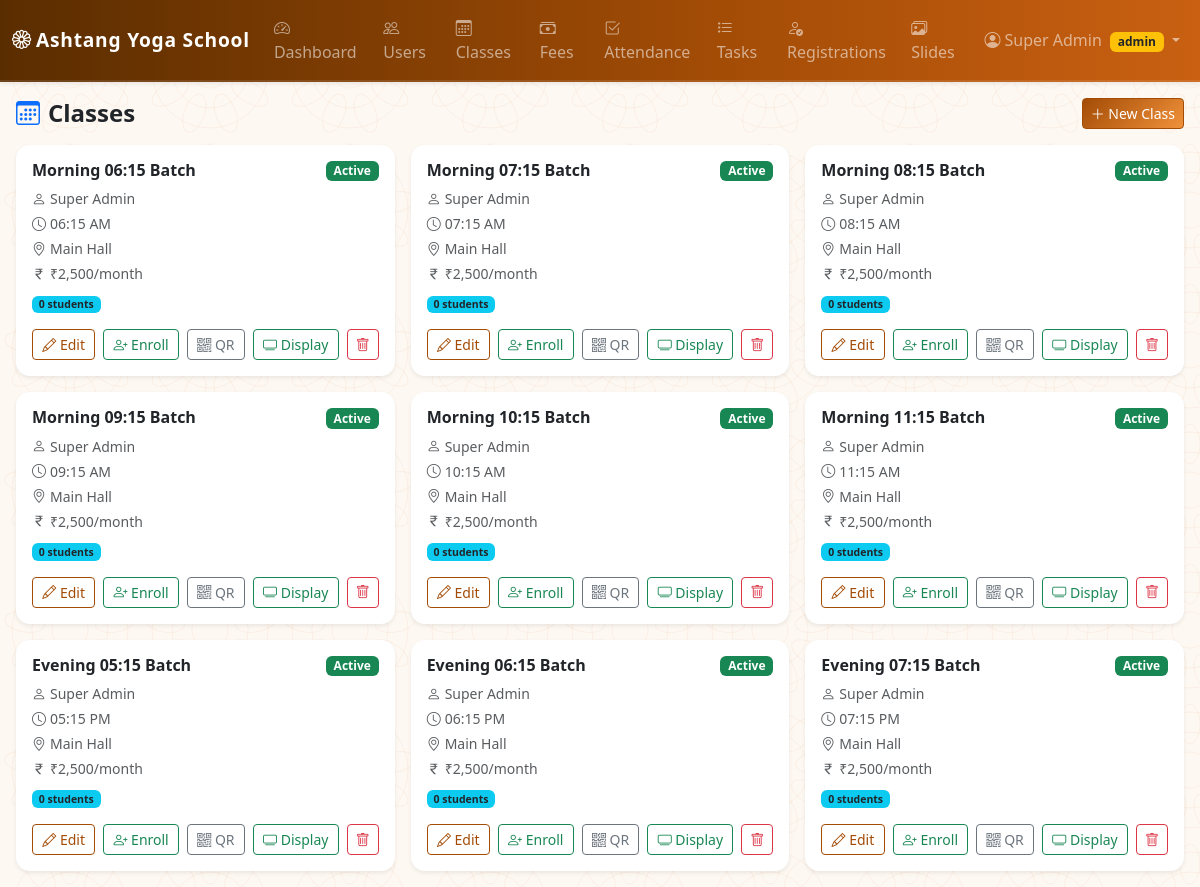
The app's page /admin/classes (signed in) with its own data.
### app/models.py (models this page shows, shortened)
class User(db.Model, UserMixin):
    __tablename__ = 'user'
    id = db.Column(db.Integer, primary_key=True)
    name = db.Column(db.String(100), nullable=False)
    email = db.Column(db.String(120), unique=True, nullable=False)
    phone = db.Column(db.String(20))
    password_hash = db.Column(db.String(256), nullable=False)
    role = db.Column(db.String(20), nullable=False)  # admin, instructor, student
    profile_photo = db.Column(db.String(255))
    is_active = db.Column(db.Boolean, default=True, nullable=False)
    created_at = db.Column(db.DateTime, default=datetime.utcnow)
    enrollments = db.relationship('StudentClass', foreign_keys='StudentClass.student_id',
                                  backref='student', lazy='dynamic')

class YogaClass(db.Model):
    __tablename__ = 'yoga_class'
    id = db.Column(db.Integer, primary_key=True)
    name = db.Column(db.String(100), nullable=False)
    instructor_id = db.Column(db.Integer, db.ForeignKey('user.id'), nullable=False)
    schedule_time = db.Column(db.String(100))
    location = db.Column(db.String(200))
    monthly_fee_amount = db.Column(db.Float, nullable=False)
    is_active = db.Column(db.Boolean, default=True)
    created_at = db.Column(db.DateTime, default=datetime.utcnow)
    instructor = db.relationship('User', foreign_keys=[instructor_id],
                                 backref=db.backref('taught_classes', lazy='dynamic'))
    enrollments = db.relationship('StudentClass', foreign_keys='StudentClass.class_id',
                                  backref='yoga_class', lazy='dynamic')
    sessions = db.relationship('ClassSession', backref='yoga_class', lazy='dynamic')

### app/admin/routes.py (the view)
@bp.route('/classes')
@login_required
@admin_required
def classes():
    all_classes = sorted(
        YogaClass.query.all(),
        key=lambda c: (0 if 'Morning' in (c.name or '') else 1, c.schedule_time or '')
    )
    return render_template('admin/classes.html', classes=all_classes)

### app/models.py (called while the page is built)
@login_manager.user_loader
def load_user(user_id):
    return User.query.get(int(user_id))

### app/templates/admin/classes.html (shortened to what this page needs)
{% extends "base.html" %}
{% block content %}
<div class="d-flex justify-content-between align-items-center mb-3">
  <h4 class="fw-bold mb-0"><i class="bi bi-calendar3 me-2 text-primary"></i>Classes</h4>
  <a href="{{ url_for('admin.class_new') }}" class="btn btn-primary btn-sm">
    <i class="bi bi-plus-lg"></i> New Class
  </a>
</div>
<div class="row g-3">
  {% for yc in classes %}
  <div class="col-12 col-md-6 col-lg-4">
    <div class="card shadow-sm border-0 h-100">
      <div class="card-body">
        <div class="d-flex justify-content-between align-items-start">
          <h6 class="card-title fw-bold">{{ yc.name }}</h6>
          {% if yc.is_active %}
          <span class="badge bg-success">Active</span>
          {% else %}
          <span class="badge bg-secondary">Inactive</span>
          {% endif %}
        </div>
        <p class="text-muted small mb-1"><i class="bi bi-person me-1"></i>{{ yc.instructor.name }}</p>
        <p class="text-muted small mb-1"><i class="bi bi-clock me-1"></i>{{ yc.schedule_time or 'TBD' }}</p>
        <p class="text-muted small mb-1"><i class="bi bi-geo-alt me-1"></i>{{ yc.location or 'TBD' }}</p>
        <p class="text-muted small mb-2"><i class="bi bi-currency-rupee me-1"></i>₹{{ "{:,.0f}".format(yc.monthly_fee_amount) }}/month</p>
        <p class="small mb-3">
          <span class="badge bg-info text-dark">{{ yc.enrollments.filter_by(is_active=True).count() }} students</span>
        </p>
        <div class="d-flex gap-2 flex-wrap">
          <a href="{{ url_for('admin.class_edit', class_id=yc.id) }}" class="btn btn-sm btn-outline-primary flex-grow-1">
            <i class="bi bi-pencil"></i> Edit
          </a>
          <a href="{{ url_for('admin.class_enroll', class_id=yc.id) }}" class="btn btn-sm btn-outline-success flex-grow-1">
            <i class="bi bi-person-plus"></i> Enroll
          </a>
          <a href="{{ url_for('admin.class_qr', class_id=yc.id) }}" class="btn btn-sm btn-outline-secondary flex-grow-1">
            <i class="bi bi-qr-code"></i> QR
          </a>
          <a href="{{ url_for('attendance.class_display', class_id=yc.id) }}" target="_blank"
             class="btn btn-sm btn-outline-success flex-grow-1">
            <i class="bi bi-tv"></i> Display
          </a>
          <form method="POST" action="{{ url_for('admin.class_delete', class_id=yc.id) }}"
                onsubmit="return confirm('Delete {{ yc.name }}? This cannot be undone.')">
            <button type="submit" class="btn btn-sm btn-outline-danger">
              <i class="bi bi-trash"></i>
            </button>
          </form>
        </div>
      </div>
    </div>
  </div>
  {% else %}
  <div class="col"><p class="text-muted">No classes yet. <a href="{{ url_for('admin.class_new') }}">Create one</a>.</p></div>
  {% endfor %}
</div>
{% endblock %}

### app/templates/base.html (shortened to what this page needs)
<!DOCTYPE html>
<html lang="en">
<head>
  <link href="https://cdn.jsdelivr.net/npm/bootstrap@5.3.3/dist/css/bootstrap.min.css" rel="stylesheet" />
  <link href="https://cdn.jsdelivr.net/npm/bootstrap-icons@1.11.3/font/bootstrap-icons.css" rel="stylesheet" />
  <link href="{{ url_for('static', filename='css/style.css') }}" rel="stylesheet" />
</head>
<body>
<nav class="navbar navbar-expand-lg navbar-dark navbar-yoga sticky-top shadow-sm">
  <div class="container-fluid">
    <a class="navbar-brand fw-bold" href="{{ url_for('index') }}">
      <i class="bi bi-flower1 me-1"></i>Ashtang Yoga School
    </a>
    {% if current_user.is_authenticated %}
    <div class="collapse navbar-collapse" id="navMenu">
      <ul class="navbar-nav me-auto">
        {% if current_user.role == 'admin' %}
          <li class="nav-item"><a class="nav-link" href="{{ url_for('admin.dashboard') }}"><i class="bi bi-speedometer2"></i> Dashboard</a></li>
          <li class="nav-item"><a class="nav-link" href="{{ url_for('admin.users') }}"><i class="bi bi-people"></i> Users</a></li>
          <li class="nav-item"><a class="nav-link" href="{{ url_for('admin.classes') }}"><i class="bi bi-calendar3"></i> Classes</a></li>
          <li class="nav-item"><a class="nav-link" href="{{ url_for('admin.fees') }}"><i class="bi bi-cash-stack"></i> Fees</a></li>
          <li class="nav-item"><a class="nav-link" href="{{ url_for('admin.attendance') }}"><i class="bi bi-check2-square"></i> Attendance</a></li>
          <li class="nav-item"><a class="nav-link" href="{{ url_for('instructor.tasks') }}"><i class="bi bi-list-task"></i> Tasks</a></li>
          <li class="nav-item"><a class="nav-link" href="{{ url_for('admin.registrations') }}"><i class="bi bi-person-check"></i> Registrations</a></li>
          <li class="nav-item"><a class="nav-link" href="{{ url_for('admin.carousel') }}"><i class="bi bi-images"></i> Slides</a></li>
        {% elif current_user.role == 'instructor' %}
          <li class="nav-item"><a class="nav-link" href="{{ url_for('instructor.dashboard') }}"><i class="bi bi-speedometer2"></i> Dashboard</a></li>
          <li class="nav-item"><a class="nav-link" href="{{ url_for('instructor.tasks') }}"><i class="bi bi-list-task"></i> Tasks</a></li>
        {% endif %}
      </ul>
      <ul class="navbar-nav">
        <li class="nav-item dropdown">
          <a class="nav-link dropdown-toggle" href="#" data-bs-toggle="dropdown">
            <i class="bi bi-person-circle me-1"></i>{{ current_user.name }}
            <span class="badge bg-warning text-dark ms-1">{{ current_user.role }}</span>
          </a>
        </li>
      </ul>
    </div>
    {% endif %}
  </div>
</nav>
<div class="toast-container position-fixed top-0 end-0 p-3">
</div>
<main class="container-fluid px-3 py-3">
  {% block content %}{% endblock %}
</main>
</body>
</html>

### app/static/css/style.css (style rules this page uses)
:root { --yoga-saffron: #d4640a; --yoga-saffron-lt: #f0913a; --yoga-saffron-dk: #a34c06; --yoga-green: #3a6b35; --yoga-green-dark: #2a4f26; --yoga-maroon: #7b1f1f; --yoga-brown: #795548; --yoga-tan: #d7c4a8; --yoga-cream: #fdf8f2; }
body { font-family: 'Segoe UI', system-ui, -apple-system, sans-serif; background-color: var(--yoga-cream) !important; background-size: 140px 140px; }
.navbar.navbar-yoga { background: linear-gradient(90deg, #5a2d00 0%, #a34c06 60%, #c96012 100%) !important; border-bottom: 2px solid rgba(255,255,255,0.1); }
.navbar.navbar-yoga .navbar-brand { font-size: 1.2rem; letter-spacing: .04em; }
.btn-primary { background: linear-gradient(135deg, var(--yoga-saffron-dk), var(--yoga-saffron-lt)) !important; border-color: var(--yoga-saffron-dk) !important; color: #fff !important; }
.btn-outline-primary { color: var(--yoga-saffron-dk) !important; border-color: var(--yoga-saffron-dk) !important; }
.card { border-radius: 14px; }
.navbar { z-index: 1040; }
.toast-container { z-index: 1090; }

### records on screen
User: name "Super Admin", role "admin"
YogaClass: name "Morning 06:15 Batch", is_active "Active", instructor.name "Super Admin", schedule_time "06:15 AM", location "Main Hall", monthly_fee_amount "2,500", enrollments.filter_by "0"
YogaClass: name "Morning 07:15 Batch", is_active "Active", instructor.name "Super Admin", schedule_time "07:15 AM", location "Main Hall", monthly_fee_amount "2,500", enrollments.filter_by "0"
YogaClass: name "Morning 08:15 Batch", is_active "Active", instructor.name "Super Admin", schedule_time "08:15 AM", location "Main Hall", monthly_fee_amount "2,500", enrollments.filter_by "0"
YogaClass: name "Morning 09:15 Batch", is_active "Active", instructor.name "Super Admin", schedule_time "09:15 AM", location "Main Hall", monthly_fee_amount "2,500", enrollments.filter_by "0"
YogaClass: name "Morning 10:15 Batch", is_active "Active", instructor.name "Super Admin", schedule_time "10:15 AM", location "Main Hall", monthly_fee_amount "2,500", enrollments.filter_by "0"
YogaClass: name "Morning 11:15 Batch", is_active "Active", instructor.name "Super Admin", schedule_time "11:15 AM", location "Main Hall", monthly_fee_amount "2,500", enrollments.filter_by "0"
YogaClass: name "Evening 05:15 Batch", is_active "Active", instructor.name "Super Admin", schedule_time "05:15 PM", location "Main Hall", monthly_fee_amount "2,500", enrollments.filter_by "0"
YogaClass: name "Evening 06:15 Batch", is_active "Active", instructor.name "Super Admin", schedule_time "06:15 PM", location "Main Hall", monthly_fee_amount "2,500", enrollments.filter_by "0"
YogaClass: name "Evening 07:15 Batch", is_active "Active", instructor.name "Super Admin", schedule_time "07:15 PM", location "Main Hall", monthly_fee_amount "2,500", enrollments.filter_by "0"
